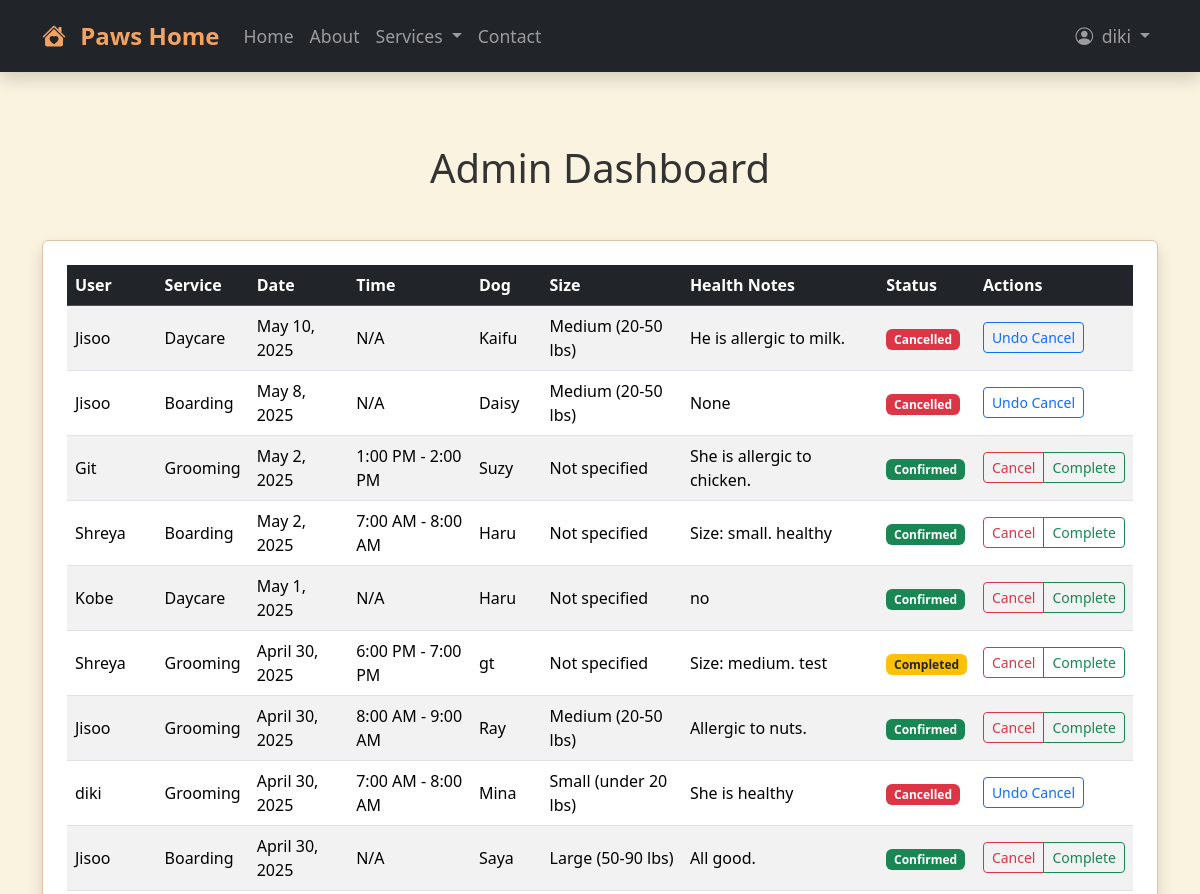
The app's page /adminpanel/ (signed in, upper part), older data.
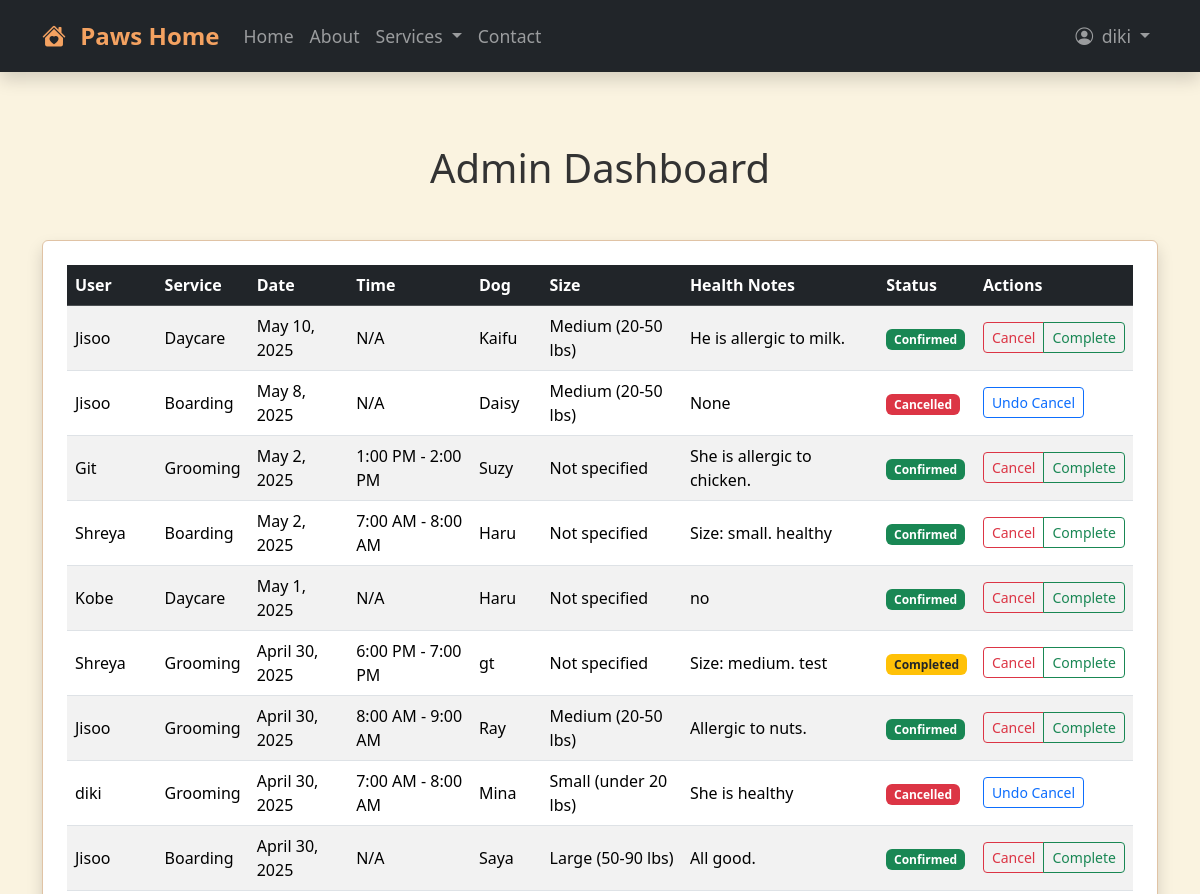
The same page, newer data.
### home/models.py (models this page shows)
class Booking(models.Model):
    user = models.ForeignKey(User, on_delete=models.CASCADE)
    dog = models.ForeignKey(Dog, on_delete=models.CASCADE)
    service = models.CharField(max_length=20, choices=[
        ('boarding', 'Boarding'),
        ('daycare', 'Daycare'),
        ('grooming', 'Grooming')
    ], null=True, blank=True)
    status = models.CharField(max_length=20, choices=[
        ('confirmed', 'Confirmed'),
        ('cancelled', 'Cancelled'),
        ('completed', 'Completed')
    ], default='confirmed')
    date = models.DateField()
    time_slot = models.ForeignKey(TimeSlot, on_delete=models.CASCADE, null=True, default=1)
    special_requests = models.TextField(blank=True)
    created_at = models.DateTimeField(auto_now_add=True)
    class Meta:
        unique_together = ('date', 'time_slot', 'dog')

class Dog(models.Model):
    SIZE_CHOICES = [
        ('small', 'Small (under 20 lbs)'),
        ('medium', 'Medium (20-50 lbs)'),
        ('large', 'Large (50-90 lbs)'),
    ]
    BREED_CHOICES = [
        ('beagle', 'Beagle'),
        ('bhote', 'Bhote Kukur'),
        ('boxer', 'Boxer'),
        ('bulldog', 'Bulldog'),
        ('chihuahua', 'Chihuahua'),
        ('cocker', 'Cocker Spaniel'),
        ('dalmatian', 'Dalmatian'),
        ('damchi', 'Damchi'),
        ('german', 'German Shepherd'),
        ('golden', 'Golden Retriever'),
        ('husky', 'Siberian Husky'),
        ('japanese', 'Japanese Spitz'),
        ('lab', 'Labrador Retriever'),
        ('lhasa', 'Lhasa Apso'),
        ('maltese', 'Maltese'),
        ('pomeranian', 'Pomeranian'),
        ('poodle', 'Poodle'),
        ('pug', 'Pug'),
        ('rottweiler', 'Rottweiler'),
        ('shih', 'Shih Tzu'),
        ('spaniel', 'English Springer Spaniel'),
        ('tibetan', 'Tibetan Mastiff'),
        ('yorkie', 'Yorkshire Terrier'),
    ]
    owner = models.ForeignKey(User, on_delete=models.CASCADE, related_name='dogs')
    name = models.CharField(max_length=100)
    breed = models.CharField(max_length=100, choices=BREED_CHOICES, blank=True)
    age = models.PositiveIntegerField(null=True, blank=True)
    size = models.CharField(max_length=10, choices=SIZE_CHOICES, blank=True)
    special_notes = models.TextField(blank=True)

### home/decorators.py (the view)
    def wrapper(request, *args, **kwargs):
        if not request.user.is_authenticated:
            messages.info(request, "You must be logged in to access this page.")
            return redirect('signin')  # Name of your login URL
        return view_func(request, *args, **kwargs)

### home/views.py (called while the page is built)
@custom_login_required
@user_passes_test(lambda u: u.is_staff)
def admin_dashboard(request):
    all_bookings = Booking.objects.all().order_by('-date')
    return render(request, 'adminpanel.html', {'all_bookings': all_bookings})

### templates/adminpanel.html (shortened to what this page needs)
{% extends "base.html" %}
{% block body %}
{% load static %}
<link rel="stylesheet" type="text/css" href="{% static 'css/contactus.css' %}">
<div class="container my-5">
    <h1 class="text-center mb-5">Admin Dashboard</h1>
    <div class="table-responsive contact-card p-4 bg-white rounded shadow">
        <table class="table table-striped align-middle">
            <thead class="table-dark">
                <tr>
                    <th scope="col">User</th>
                    <th scope="col">Service</th>
                    <th scope="col">Date</th>
                    <th scope="col">Time</th>
                    <th scope="col">Dog</th>
                    <th scope="col">Size</th>
                    <th scope="col">Health Notes</th>
                    <th scope="col">Status</th>
                    <th scope="col">Actions</th>
                </tr>
            </thead>
            <tbody>
                {% for booking in all_bookings %}
                <tr>
                    <td>{{ booking.user.username }}</td>
                    <td>{{ booking.get_service_display }}</td>
                    <td>{{ booking.date }}</td>
                    <td>
                        {% if booking.time_slot %}
                            {{ booking.time_slot.start_time|time:"g:i A" }} - {{ booking.time_slot.end_time|time:"g:i A" }}
                        {% else %}
                            N/A
                        {% endif %}
                    </td>
                    <td>{{ booking.dog.name }}</td>
                    <td>{{ booking.dog.get_size_display|default:"Not specified" }}</td>
                    <td>{{ booking.dog.special_notes|truncatechars:50|default:"None" }}</td>
                    <td>
                        <span class="badge
                            {% if booking.status == 'confirmed' %}
                                bg-success
                            {% elif booking.status == 'cancelled' %}
                                bg-danger
                            {% else %}
                                bg-warning text-dark
                            {% endif %}
                        ">
                            {{ booking.get_status_display }}
                        </span>
                    </td>
                    <td>
                        <div class="btn-group">
                            {% if booking.status != 'cancelled' %}
                                <a href="{% url 'admin_cancel_booking' booking.id %}" class="btn btn-sm btn-outline-danger">Cancel</a>
                                <a href="{% url 'admin_complete_booking' booking.id %}" class="btn btn-sm btn-outline-success">Complete</a>
                            {% else %}
                                <a href="{% url 'admin_undo_cancel_booking' booking.id %}" class="btn btn-sm btn-outline-primary">Undo Cancel</a>
                            {% endif %}
                        </div>
                    </td>
                </tr>
                {% empty %}
                <tr>
                    <td colspan="9" class="text-center">No bookings found</td>
                </tr>
                {% endfor %}
            </tbody>
        </table>
    </div>
</div>
{% endblock %}

Row changes from the older to the newer data that the page shows:
changed Booking "May 10, 2025": status "Cancelled" → "Confirmed"; status "Undo Cancel" → "Cancel Complete"
